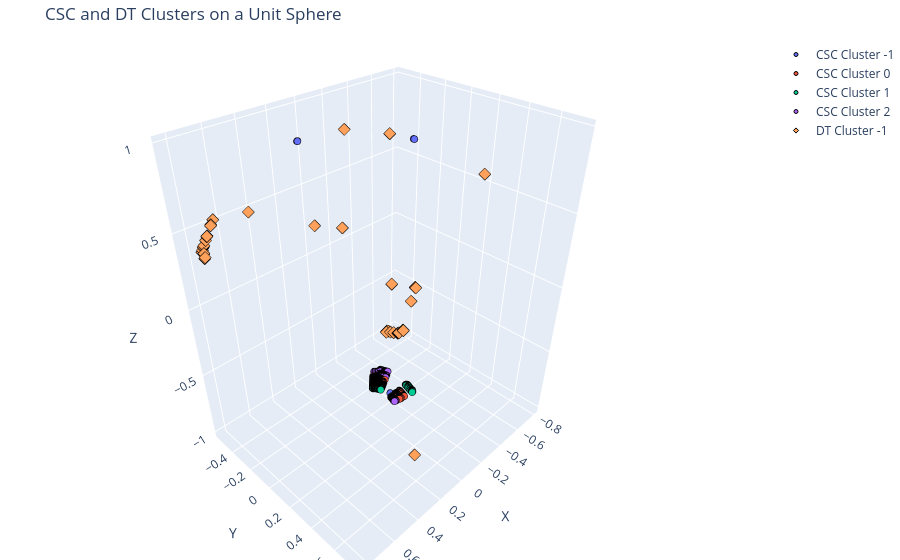

Write notebook code for a chart like this one.
### Code cell
csc_x, csc_y, csc_z = eta_phi_to_xyz(csc_eta, csc_phi)
dt_x, dt_y, dt_z = eta_phi_to_xyz(dt_eta, dt_phi)

# Create a list of Plotly traces
fig = go.Figure()

# CSC Clusters
unique_csc_ids = np.unique(csc_id)
for cid in unique_csc_ids:
    mask = csc_id == cid
    fig.add_trace(go.Scatter3d(
        x=csc_x[mask], y=csc_y[mask], z=csc_z[mask],
        mode='markers',
        marker=dict(size=4, symbol='circle', line=dict(width=1, color='black')),
        name=f'CSC Cluster {int(cid)}'
    ))

# DT Clusters
unique_dt_ids = np.unique(dt_id)
for did in unique_dt_ids:
    mask = dt_id == did
    fig.add_trace(go.Scatter3d(
        x=dt_x[mask], y=dt_y[mask], z=dt_z[mask],
        mode='markers',
        marker=dict(size=4, symbol='diamond', line=dict(width=1, color='black')),
        name=f'DT Cluster {int(did)}'
    ))

# Layout with sphere feel
fig.update_layout(
    scene=dict(
        xaxis_title='X', yaxis_title='Y', zaxis_title='Z',
        aspectmode='data',
    ),
    title='CSC and DT Clusters on a Unit Sphere',
    margin=dict(l=0, r=0, b=0, t=40),
    showlegend=True
)

fig.show()

### Figure 1 — Plotly figure (JSON) as saved in the notebook; plotly's stock layout.template omitted (floating-point values rounded to 4 significant figures; data arrays with more than 128 entries replaced by an {"elided": "..."} marker saying what was removed)
{"data": [{"marker": {"line": {"color": "black", "width": 1}, "size": 4, "symbol": "circle"}, "mode": "markers", "name": "CSC Cluster -1", "type": "scatter3d", "x": [-0.113, -0.113, -0.1131, -0.1134, -0.1116, -0.112, -0.197, -0.1974, -0.1974, -0.1978, 0.2573, 0.2577, 0.2562, 0.2545, 0.2563, 0.255], "y": [0.2146, 0.2146, 0.2145, 0.2147, 0.2106, 0.2107, -0.01153, -0.01189, -0.01285, -0.01353, -0.2589, -0.2608, -0.2613, -0.2614, -0.265, -0.2655], "z": [0.9701, 0.9701, 0.9701, 0.9701, 0.9712, 0.9711, -0.9803, -0.9803, -0.9802, -0.9801, 0.931, 0.9304, 0.9306, 0.9311, 0.9296, 0.9298]}, {"marker": {"line": {"color": "black", "width": 1}, "size": 4, "symbol": "circle"}, "mode": "markers", "name": "CSC Cluster 0", "type": "scatter3d", "x": {"elided": "537 float values"}, "y": {"elided": "537 float values"}, "z": {"elided": "537 float values"}}, {"marker": {"line": {"color": "black", "width": 1}, "size": 4, "symbol": "circle"}, "mode": "markers", "name": "CSC Cluster 1", "type": "scatter3d", "x": {"elided": "748 float values"}, "y": {"elided": "748 float values"}, "z": {"elided": "748 float values"}}, {"marker": {"line": {"color": "black", "width": 1}, "size": 4, "symbol": "circle"}, "mode": "markers", "name": "CSC Cluster 2", "type": "scatter3d", "x": {"elided": "325 float values"}, "y": {"elided": "325 float values"}, "z": {"elided": "325 float values"}}, {"marker": {"line": {"color": "black", "width": 1}, "size": 4, "symbol": "diamond"}, "mode": "markers", "name": "DT Cluster -1", "type": "scatter3d", "x": [0.4498, -0.3489, -0.5492, -0.534, -0.5214, -0.5517, -0.5542, -0.5107, -0.5567, -0.5166, -0.5101, -0.5015, -0.5013, -0.5012, -0.5011, -0.5855, -0.585, -0.5873, -0.5869, -0.6999, -0.6991, -0.7907, -0.7895, -0.7904, -0.57, -0.5719, -0.3259, 0.6773, 0.5205, 0.5897, 0.668, 0.6663, 0.8221, 0.824, 0.8246, 0.6901, 0.6886, 0.6945, 0.4148, 0.7319, 0.7344, 0.7329, 0.7354, 0.7623, 0.767, 0.7639, 0.7662, 0.7478, 0.775, 0.7756, 0.8018, 0.8031, 0.8016, 0.7785, 0.7771, 0.779, 0.7777], "y": [0.7294, 0.4946, -0.2809, -0.3078, -0.3292, -0.2788, -0.2767, -0.3515, -0.2746, -0.3441, -0.3546, -0.3538, -0.3534, -0.3531, -0.3528, -0.2572, -0.2605, -0.2585, -0.2618, -0.4937, -0.4929, -0.3297, -0.3339, -0.335, -0.4021, -0.403, -0.5515, -0.1396, 0.3669, 0.2564, -0.5171, -0.5207, -0.38, -0.3811, -0.3819, -0.5067, -0.5101, -0.5039, 0.7615, -0.4913, -0.4884, -0.4917, -0.4887, -0.4868, -0.4898, -0.4877, -0.4892, -0.4854, -0.4866, -0.4868, -0.4254, -0.4261, -0.4255, -0.4909, -0.4936, -0.4911, -0.4938], "z": [0.5155, 0.7961, -0.7871, -0.7874, -0.7872, -0.786, -0.785, -0.7846, -0.784, -0.784, -0.7836, -0.7895, -0.7898, -0.79, -0.7902, -0.7688, -0.768, -0.767, -0.7662, -0.5161, -0.518, -0.5159, -0.515, -0.5128, 0.7165, 0.7145, 0.7679, 0.7224, 0.771, 0.7659, 0.5352, 0.5337, 0.4239, 0.4193, 0.4173, 0.5167, 0.5154, 0.5136, -0.498, 0.4721, 0.4713, 0.4703, 0.4694, 0.4266, 0.4145, 0.4227, 0.4167, 0.453, 0.4032, 0.4018, 0.4197, 0.4164, 0.42, 0.3912, 0.3905, 0.3898, 0.3891]}], "layout": {"margin": {"b": 0, "l": 0, "r": 0, "t": 40}, "scene": {"aspectmode": "data", "xaxis": {"title": {"text": "X"}}, "yaxis": {"title": {"text": "Y"}}, "zaxis": {"title": {"text": "Z"}}}, "showlegend": true, "title": {"text": "CSC and DT Clusters on a Unit Sphere"}}}
